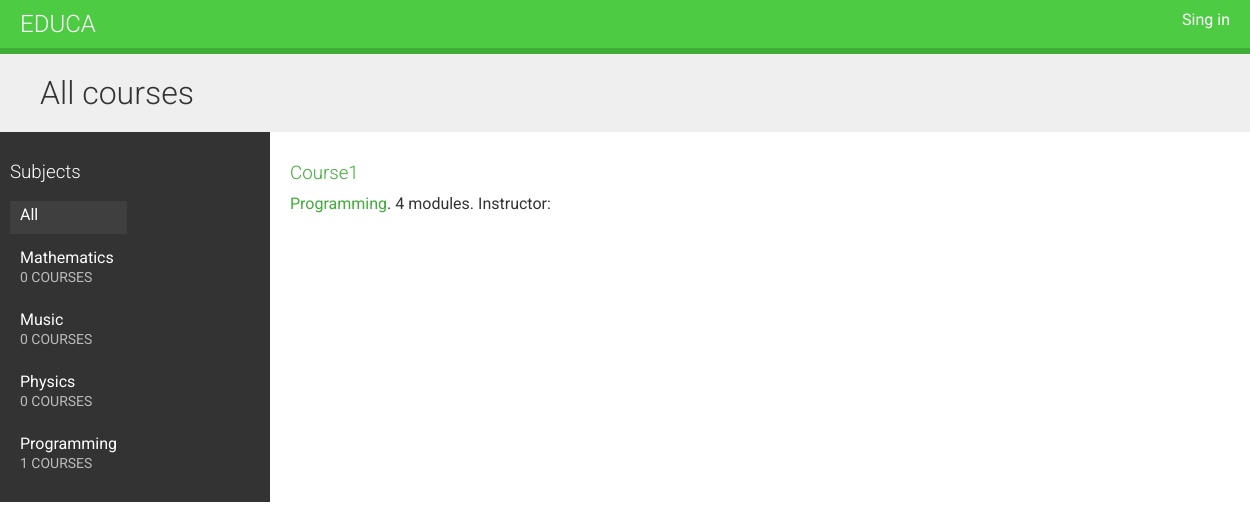
The app's page /, older data.
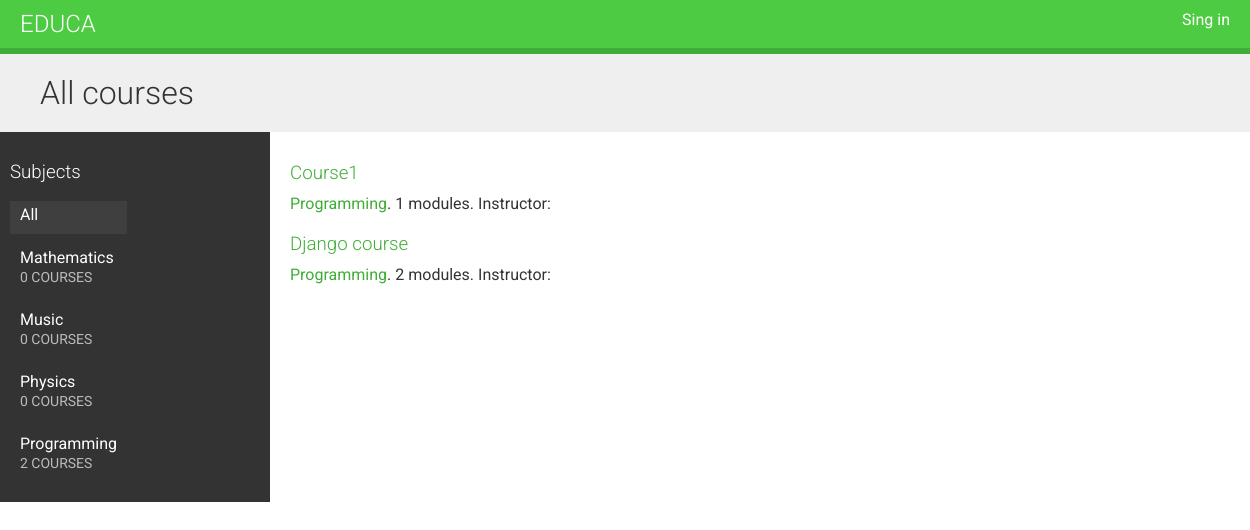
The same page, newer data.
### courses/models.py (models this page shows, shortened)
class Subject(models.Model):
    title = models.CharField(max_length=200)
    slug = models.SlugField(max_length=200, unique=True)
    class Meta:
        ordering = ['title']
    def __str__(self):
        return self.title

class Course(models.Model):
    owner = models.ForeignKey(User,
                              related_name='courses_created',
                              on_delete=models.CASCADE)
    subject = models.ForeignKey(Subject,
                                related_name='courses',
                                on_delete=models.CASCADE)
    title = models.CharField(max_length=200)
    slug = models.SlugField(max_length=200, unique=True)
    overview = models.TextField()
    created = models.DateTimeField(auto_now_add=True)
    students = models.ManyToManyField(User, related_name='courses_joined',
                                      blank=True)
    class Meta:
        ordering = ['-created']

### courses/views.py (the view)
# urls.py: path('', CourseListView.as_view(), name='course_list'),
class CourseListView(TemplateResponseMixin, View):
    model = Course
    template_name = 'courses/course/list.html'
    def get(self, request, subject=None):
        subjects = Subject.objects.annotate(total_courses=Count('courses'))
        courses = Course.objects.annotate(total_modules=Count('modules'))
        if subject:
            subject = get_object_or_404(Subject, slug=subject)
            courses = courses.filter(subject=subject)
        return self.render_to_response({'subjects': subjects,
                                        'subject': subject,
                                        'courses': courses})

### courses/templates/courses/course/list.html (shortened to what this page needs)
{% extends 'base.html' %}
{% block content %}
  <h1>
    {% if subject %}
      {{ subject.title }} courses
    {% else %}
      All courses
    {% endif %}
  </h1>
  <div class="contents">
    <h3>Subjects</h3>
    <ul id="modules">
      <li {% if not subject %} class="selected" {% endif %}>
        <a href="{% url 'course_list' %}">All</a>
      </li>
      {% for s in subjects %}
        <li {% if subject == s %} class="selected" {% endif %}>
          <a href="{% url 'course_list_subject' s.slug %}">
            {{ s.title }}
            <br><span>{{ s.total_courses }} courses</span>
          </a>
        </li>
      {% endfor %}
    </ul>
  </div>
  <div class="module">
    {% for course in courses %}
      {% with subject=course.subject %}
        <h3><a href="{% url 'course_detail' course.slug %}">{{ course.title }}</a></h3>
        <p>
          <a href="{% url 'course_list_subject' subject.slug %}">
          {{ subject }}</a>.
          {{ course.total_modules }} modules.
          Instructor: {{ course.owner.get_full_name }}
        </p>
      {% endwith %}
    {% endfor %}
  </div>
{% endblock %}

Row changes from the older to the newer data that the page shows:
computed for Subject "Programming": total_courses "1" → "2"
computed for Course "Course1": total_modules "4" → "1"
added Course: title "Django course", subject "Programming", total_modules "2"
